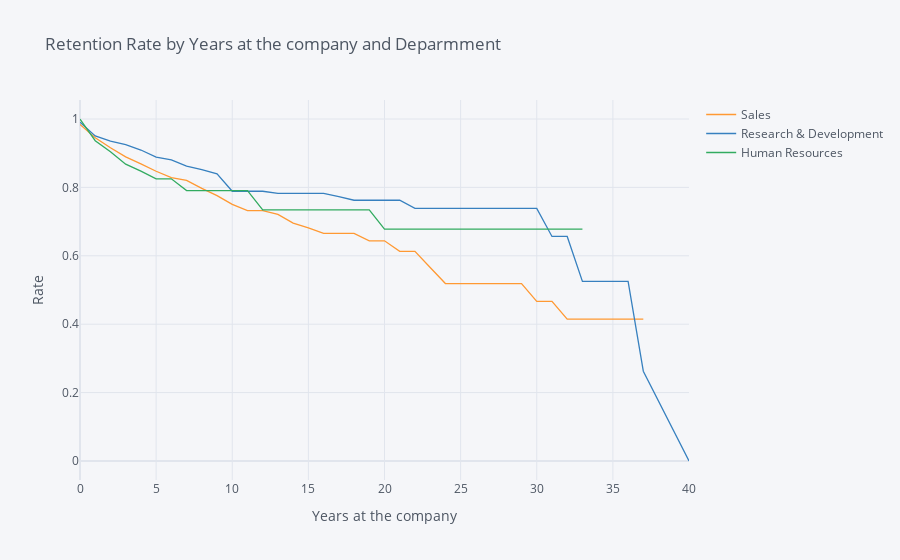

Notebook cell for this chart:
### Markdown cell above
## 7. Let's investigate whether the department the employee works in has an impact on how long they stay with the company. Generate and plot survival curves showing retention by department and years the employee has worked at the company.

### Code cell
employee_age = survival(data, 'Department', 'YearsAtCompany', 'Attrition')
employee_age.iplot(kind='line',xTitle='Years at the company', yTitle='Rate', 
                     title='Retention Rate by Years at the company and Deparmment')

### Figure 1 — Plotly figure (JSON) as saved in the notebook; plotly's stock layout.template omitted (floating-point values rounded to 4 significant figures)
{"data": [{"line": {"color": "rgba(255, 153, 51, 1.0)", "dash": "solid", "shape": "linear", "width": 1.3}, "mode": "lines", "name": "Sales", "text": "", "type": "scatter", "x": [0, 1, 2, 3, 4, 5, 6, 7, 8, 9, 10, 11, 12, 13, 14, 15, 16, 17, 18, 19, 20, 21, 22, 23, 24, 25, 26, 27, 29, 30, 31, 32, 33, 34, 36, 37, 40], "y": [0.9843, 0.9453, 0.9158, 0.8891, 0.8689, 0.8473, 0.8285, 0.8205, 0.7971, 0.7759, 0.7502, 0.7319, 0.7319, 0.7209, 0.6956, 0.6819, 0.6653, 0.6653, 0.6653, 0.6438, 0.6438, 0.6132, 0.6132, 0.566, 0.5188, 0.5188, 0.5188, 0.5188, 0.5188, 0.467, 0.467, 0.4151, 0.4151, 0.4151, 0.4151, 0.4151, ""]}, {"line": {"color": "rgba(55, 128, 191, 1.0)", "dash": "solid", "shape": "linear", "width": 1.3}, "mode": "lines", "name": "Research & Development", "text": "", "type": "scatter", "x": [0, 1, 2, 3, 4, 5, 6, 7, 8, 9, 10, 11, 12, 13, 14, 15, 16, 17, 18, 19, 20, 21, 22, 23, 24, 25, 26, 27, 29, 30, 31, 32, 33, 34, 36, 37, 40], "y": [0.9906, 0.9503, 0.9351, 0.9249, 0.9093, 0.8886, 0.8805, 0.8624, 0.852, 0.8399, 0.7887, 0.7887, 0.7887, 0.7825, 0.7825, 0.7825, 0.7825, 0.7729, 0.7624, 0.7624, 0.7624, 0.7624, 0.7386, 0.7386, 0.7386, 0.7386, 0.7386, 0.7386, 0.7386, 0.7386, 0.6565, 0.6565, 0.5252, 0.5252, 0.5252, 0.2626, 0]}, {"line": {"color": "rgba(50, 171, 96, 1.0)", "dash": "solid", "shape": "linear", "width": 1.3}, "mode": "lines", "name": "Human Resources", "text": "", "type": "scatter", "x": [0, 1, 2, 3, 4, 5, 6, 7, 8, 9, 10, 11, 12, 13, 14, 15, 16, 17, 18, 19, 20, 21, 22, 23, 24, 25, 26, 27, 29, 30, 31, 32, 33, 34, 36, 37, 40], "y": [1, 0.9365, 0.9042, 0.868, 0.8474, 0.8251, 0.8251, 0.7907, 0.7907, 0.7907, 0.7907, 0.7907, 0.7342, 0.7342, 0.7342, 0.7342, 0.7342, 0.7342, 0.7342, 0.7342, 0.6777, 0.6777, 0.6777, 0.6777, 0.6777, 0.6777, 0.6777, 0.6777, 0.6777, 0.6777, 0.6777, 0.6777, 0.6777, "", "", "", ""]}], "layout": {"legend": {"bgcolor": "#F5F6F9", "font": {"color": "#4D5663"}}, "paper_bgcolor": "#F5F6F9", "plot_bgcolor": "#F5F6F9", "title": {"font": {"color": "#4D5663"}, "text": "Retention Rate by Years at the company and Deparmment"}, "xaxis": {"gridcolor": "#E1E5ED", "showgrid": true, "tickfont": {"color": "#4D5663"}, "title": {"font": {"color": "#4D5663"}, "text": "Years at the company"}, "zerolinecolor": "#E1E5ED"}, "yaxis": {"gridcolor": "#E1E5ED", "showgrid": true, "tickfont": {"color": "#4D5663"}, "title": {"font": {"color": "#4D5663"}, "text": "Rate"}, "zerolinecolor": "#E1E5ED"}}}
